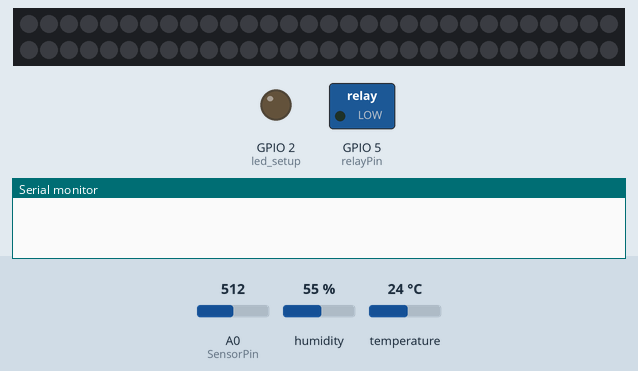
This sketch was run on a simulated ESP8266 (NodeMCU). On the bench: 60 RGB LEDs in strip order, left to right, continuing on the next row, switched loads named in the sketch (green lamp = pin HIGH), output pins drawn as LEDs (lit = HIGH), the last lines printed to the serial monitor. The test bench sets the inputs (shaded band); at power-on: A0 (SensorPin) = 512, humidity 55 %, temperature 24 °C. WiFi joins after 1.5 s; servers stay silent unless stated; uploads are accepted with an empty reply.

Above: at 0.1 s.
At 2.6 s:
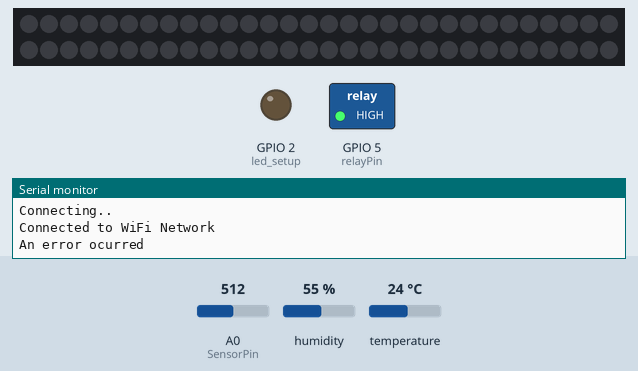
Timing chart, 0 to 4.1 s (numbered marks = the images above):
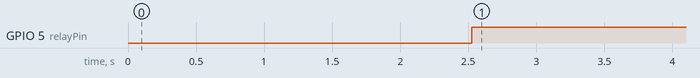

The sketch:

httpsCode_Arduino.ino
```cpp
#include <ESP8266WiFi.h>
#include <ESP8266HTTPClient.h>
#include <WiFiClient.h>
#include <LiquidCrystal_I2C.h>
#include <Wire.h>
#include <SPI.h>
#include <string.h>
#include <Adafruit_NeoPixel.h>

#include "DHTesp.h"
#ifdef ESP32l,.
#pragma message(THIS EXAMPLE IS FOR ESP8266 ONLY!)
#error Select ESP8266 board.
#endif
#define numberOfLED 60
#define ledPin 4

//int numberOfLED = 60;
//int ledPin = 6;

Adafruit_NeoPixel pixels = Adafruit_NeoPixel(numberOfLED, ledPin, NEO_GRB + NEO_KHZ800);

int relayPin = 5;
DHTesp dht;
//LiquidCrystal_I2C lcd(0x27, 2, 1, 0, 4, 5, 6, 7, 3, POSITIVE);

void setup () {


  Serial.begin(115200);
  pixels.begin();
  pixels.show();
  pixels.setBrightness(50);

  dht.setup(16, DHTesp::DHT22); //dht setup
//  lcd.begin(16,2);//lcd setup
  pinMode(BUILTIN_LED, OUTPUT);//led setup
  pinMode(relayPin,OUTPUT);
  //wifi setup
  WiFi.begin("BELL043", "4DCC2A9CAC27");
  while (WiFi.status() != WL_CONNECTED) {
    delay(1000);
    Serial.println("Connecting..");
  }

  Serial.println("Connected to WiFi Network");

}

//void displayLCD(int temperature, int humidity, int soilMoisturePercent) {
//  String sensorStringLn1 = "TMP:" + String(temperature) + "C  HUM:" + String(humidity) +"%";
//  String sensorStringLn2 = "SL:" + String(soilMoisturePercent) + "%";
//  lcd.clear();
//  lcd.setCursor(0,0);
//  lcd.print(sensorStringLn1);
//  lcd.setCursor(0,2);
//  lcd.print(sensorStringLn2);
//}

void displayRGB(int r,int g,int b){
    for (int i = 0; i < numberOfLED; i++) {
      pixels.setPixelColor(i, pixels.Color(r,g,b));
      pixels.show();}

}


void sendToWebserver(int temperature, int humidity, int soilMoisturePercent) {
  if (WiFi.status() == WL_CONNECTED) { //Check WiFi connection status

    HTTPClient http;  //Declare an object of class HTTPClient
    WiFiClient wifi;
    http.begin(wifi,"http://192.168.2.67:5000/helloesp?temperature=" + String(temperature) + "&humidity=" + String(humidity) + "&soilMoisturePercent=" + String(soilMoisturePercent)); //Specify request destination

    int httpCode = http.GET(); //Send the request

    if (httpCode > 0) { //Check the returning code

      String payload = http.getString();   //Get the request response payload
//      Serial.println(payload);             //Print the response payload

    }else Serial.println("An error ocurred");

    http.end();   //Close connection

  }
}

String getFlaskCommands(){
  String payload;
  if (WiFi.status() == WL_CONNECTED) { //Check WiFi connection status

    HTTPClient http;  //Declare an object of class HTTPClient
    WiFiClient wifi;
    http.begin(wifi,"http://192.168.2.67:5000/espcommands"); //Specify request destination

    int httpCode = http.GET(); //Send the request

    if (httpCode > 0) { //Check the returning code

      payload = http.getString();   //Get the request response payload

    }else Serial.println("An error ocurred");

    http.end();   //Close connection
  }

  return payload;

}

void parsePayload(String payload){
  Serial.println(payload);
//  Serial.println("Red = " + payload.substring(2,5));
//  Serial.println("Blue = " + payload.substring(5,8));
//  Serial.println("Green = " + payload.substring(8,11));

  String redValueStr = payload.substring(2,5);
  String greenValueStr = payload.substring(5,8);
  String blueValueStr = payload.substring(8,11);

  int redValue = redValueStr.toInt();
  int greenValue = greenValueStr.toInt();
  int blueValue = blueValueStr.toInt();


  if (payload.substring(0,1) == "1"){

    digitalWrite(BUILTIN_LED,HIGH);
    displayRGB(redValue,greenValue,blueValue);
  }
  else{
    digitalWrite(BUILTIN_LED,LOW);
    displayRGB(0,0,0);
  }

  if (payload.substring(1,2) == "a"){
//    Serial.println("relay on");
    digitalWrite(relayPin,LOW);
  }


  else{
    digitalWrite(relayPin,HIGH);
//    Serial.println("relay off");
  }

}


void loop() {
  const int AirValue = 654;
  const int WaterValue = 305;
  const int SensorPin = A0;
  int soilMoistureValue = 0;
  int soilMoisturePercent = 0;

  int humidity = dht.getHumidity();
  int temperature = dht.getTemperature();
  soilMoistureValue = analogRead(SensorPin);  //put Sensor insert into soil
  soilMoisturePercent = map(soilMoistureValue, AirValue, WaterValue, 0, 100);

//  digitalWrite(relayPin,LOW);
//  displayLCD(temperature,humidity, soilMoisturePercent );
  sendToWebserver(temperature,humidity, soilMoisturePercent);
  parsePayload(getFlaskCommands());


  delay(2000);    //Send a request every 10 seconds
}
```

Measured:
- by itself, GPIO 5 (relayPin): LOW → HIGH at 2.5 s
